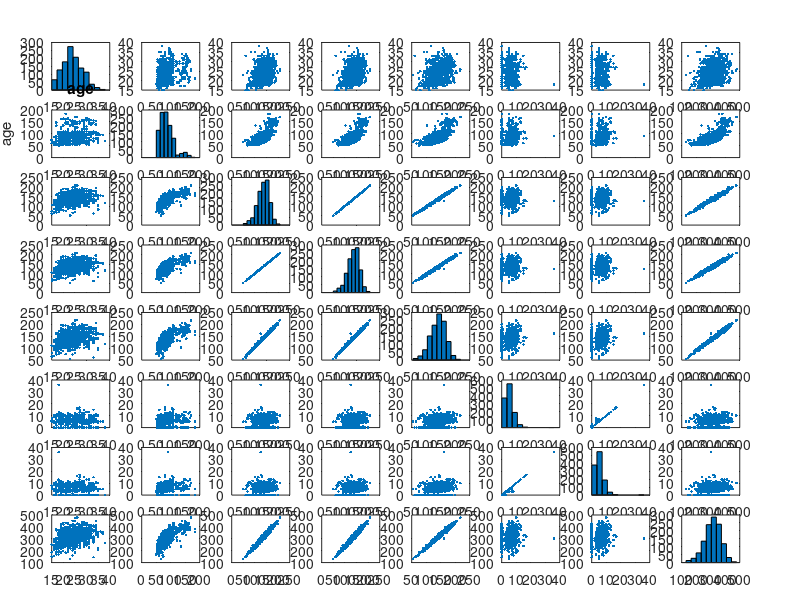

Write the MATLAB code that produced this figure. (Note: this script raises an error after producing the figure.)
clear
close all

data = csvread('weightlifting.csv')

sex                         = data(:,1);  % sex
age                         = data(:,2);  % age
bweight                     = data(:,3);  % body weight
firstSnatchAttempt          = data(:,4);  % declared snatch weight
firstSuccessSnatch          = data(:,5);  % first successful snatch weight
maxSnatch                   = data(:,6);  % max snatch weight
firstAttemptSnatchDelta     = data(:,7);  % delta between max and declared
firstSuccessSnatchDelta     = data(:,8);  % delta between first success and max

% firstClearnjerkAttempt      = data(:,9);  % declared clean-jerk weight
% firstSuccessCleanjerk       = data(:,10);  % first successful clean-jerk weight
% maxCleanjerk                = data(:,11); % max clean-jerk weight
% firstAttemptCleanjerkDelta  = data(:,12); % delta between max and declared
% firstSuccessCleanjerkDelta  = data(:,13); % delta between first success and max
total                       = data(:,14); % total max weight "score"

dm = [age, bweight, firstSnatchAttempt, firstSuccessSnatch, maxSnatch, firstAttemptSnatchDelta, firstSuccessSnatchDelta, total];

% plotmatrix(data)
labels = {'age', 'bweight', 'firstSnatchAttempt', 'firstSuccessSnatch', 'maxSnatch', 'firstAttemptSnatchDelta', 'firstSuccessSnatchDelta', 'total'};

% labels = {'gender', 'age', 'bweight', 'first\nSnatchAttempt', 'firstSuccessSnatch', 'maxSnatch', 'firstAttemptSnatchDelta', 'firstSuccessSnatchDelta', 'firstClearnjerkAttempt', 'firstSuccessCleanjerk', 'maxCleanjerk', 'firstAttemptCleanjerkDelta', 'firstSuccessCleanjerkDelta', 'total'};
% data = [Height Weight Systolic Diastolic];

[h,ax] = plotmatrix(dm);
for i = 1:length(labels)
  title(ax(1,i), labels{i})
  ylabel(ax(i,1), labels{i})
end
